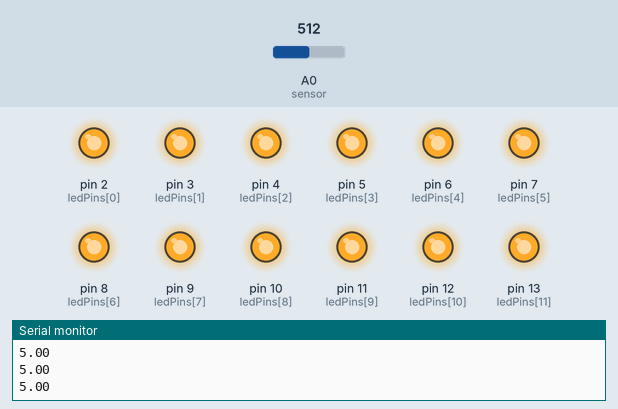
A sketch run on a simulated Arduino Uno, built with avr-gcc and run on an emulated ATmega328P. Shown: output pins drawn as LEDs (lit = HIGH), the last lines printed to the serial monitor. Inputs (shaded band) come from the test bench; at power-on: A0 (sensor) = 512.

Above: at 1.2 s.
1.3 s: A0 (sensor) set to 483
At 2.4 s:
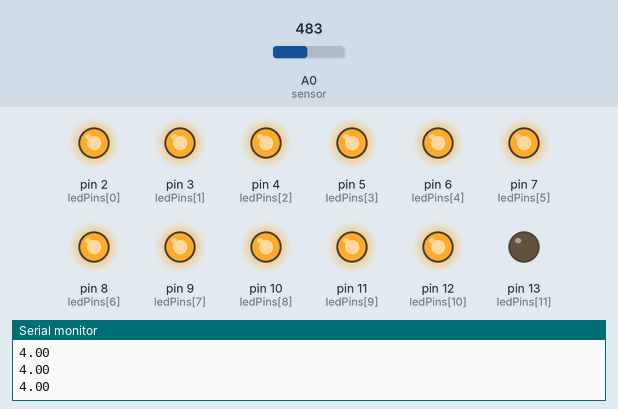
2.8 s: A0 (sensor) set to 466
4.3 s: A0 (sensor) set to 440
At 5.5 s:
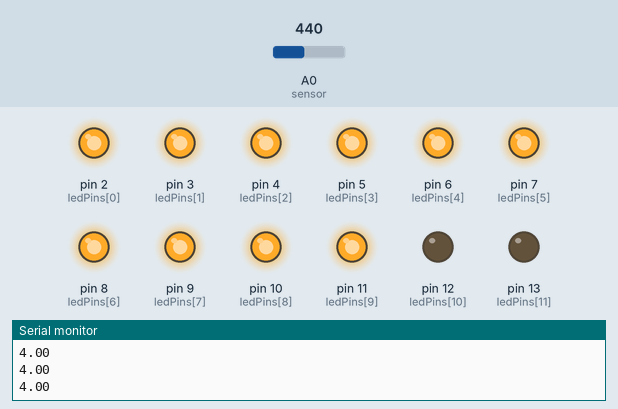
5.8 s: A0 (sensor) set to 428
7.3 s: A0 (sensor) set to 405
At 8.1 s:
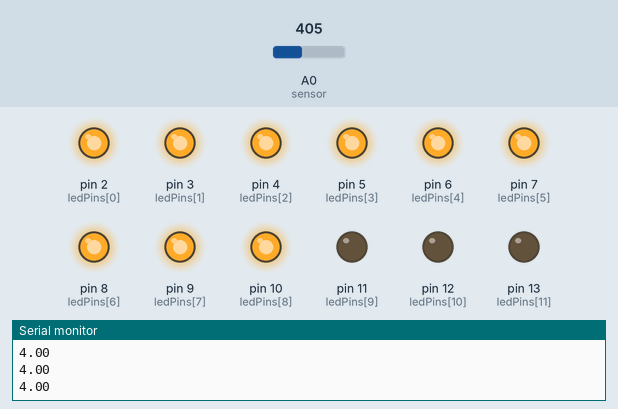
8.8 s: A0 (sensor) set to 511
At 9.2 s:
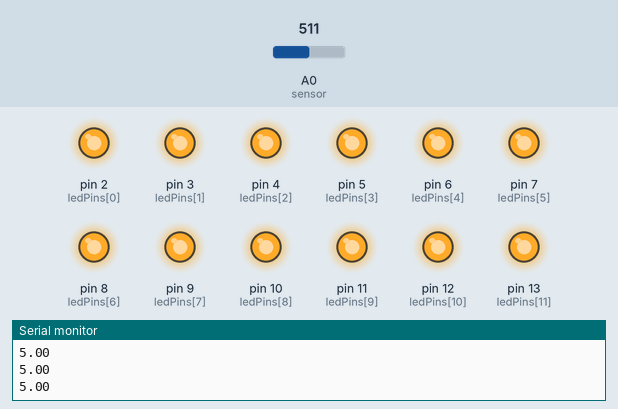
Timing chart, 0 to 11.3 s (numbered marks = the images above; inputs shaded):
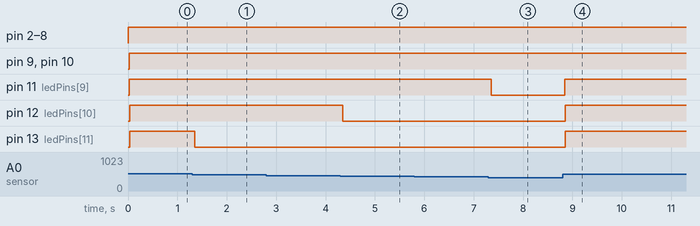

The sketch:

TermometroComLeds.ino
```cpp
// Termometro simples
// Terceiro estudo arduino   -  30/08/2012

const int sensor = A0;   // Sensor de Temepratura
const int totalLeds = 12;    // numero total de leds


int ledPins[] = { 2, 3, 4, 5, 6, 7,8,9,10,11,12,13 };   // array com os pinos dos leds


void setup() {
  Serial.begin(9600);
    // Definir todos os modos de pino dos leds
    for (int thisLed = 0; thisLed < totalLeds; thisLed++) {
      pinMode(ledPins[thisLed], OUTPUT);
    }
}

void loop() {
  // Le o resultado do sensor
  int sensorReading = analogRead(sensor);
  // mapeia o resultado do sensor de 0 ate o numero de leds
  int ledLevel = map(sensorReading, 60, 490, 0, totalLeds);
  // Loop no vetor de leds
  for (int thisLed = 0; thisLed < totalLeds; thisLed++) {
    // se o led atual for menor que o total de leds,
    // acende os leds
      if (thisLed < ledLevel) {
        digitalWrite(ledPins[thisLed], HIGH);
        delay(3);
       }
      // desliga todos os leds menores que ledLevel:
      else {
        digitalWrite(ledPins[thisLed], LOW);
      }
  }
float voltagem = map(sensorReading, 60, 490, 0, 5);;
Serial.println (voltagem);

}
```

Measured:
- the behaviour switches between 490 and 489 on A0 (sensor) (found by bisection; images 0 and 1)
- the behaviour switches between 455 and 454 on A0 (sensor) (found by bisection; images 1 and 2)
- the behaviour switches between 419 and 418 on A0 (sensor) (found by bisection; images 2 and 3)
- after the input at 1.3 s, pin 13 (ledPins[11]): HIGH → LOW after 0.05 s
- after the input at 4.3 s, pin 12 (ledPins[10]): HIGH → LOW after 0.05 s
- after the input at 7.3 s, pin 11 (ledPins[9]): HIGH → LOW after 0.05 s
- after the input at 8.8 s, pin 11 (ledPins[9]), pin 12 (ledPins[10]), pin 13 (ledPins[11]): LOW → HIGH after 0.05 s
